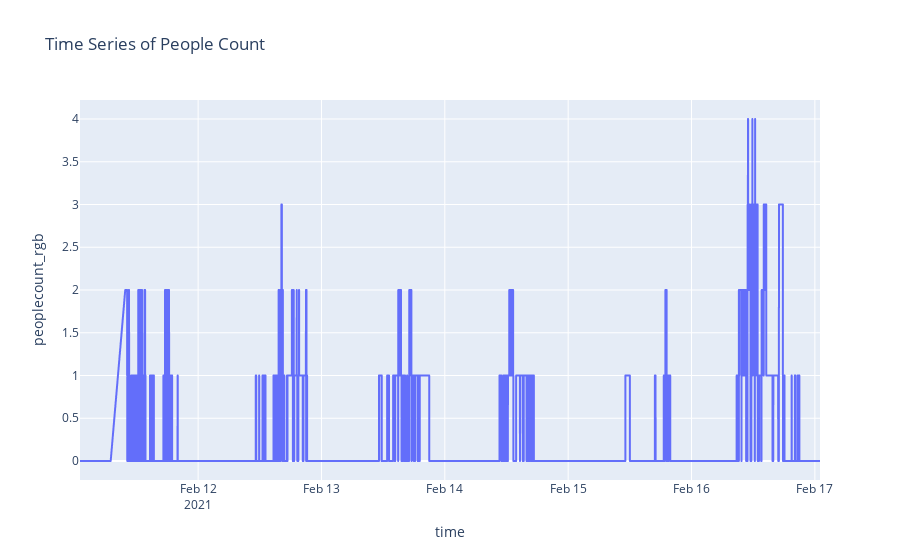

This figure's notebook cell:
### Markdown cell above
### Time series plot

### Code cell
# plot time series of people count
utils.plot_time_series(df)

### Figure 1 — Plotly figure (JSON) as saved in the notebook; plotly's stock layout.template omitted (floating-point values rounded to 4 significant figures; data arrays with more than 128 entries replaced by an {"elided": "..."} marker saying what was removed)
{"data": [{"hovertemplate": "time=%{x}<br>peoplecount_rgb=%{y}<extra></extra>", "legendgroup": "", "line": {"color": "#636efa", "dash": "solid"}, "marker": {"symbol": "circle"}, "mode": "lines", "name": "", "showlegend": false, "type": "scattergl", "x": {"elided": "14185 str values"}, "xaxis": "x", "y": {"elided": "14185 int values"}, "yaxis": "y"}], "layout": {"legend": {"tracegroupgap": 0}, "title": {"text": "Time Series of People Count"}, "xaxis": {"anchor": "y", "domain": [0, 1], "title": {"text": "time"}}, "yaxis": {"anchor": "x", "domain": [0, 1], "title": {"text": "peoplecount_rgb"}}}}
